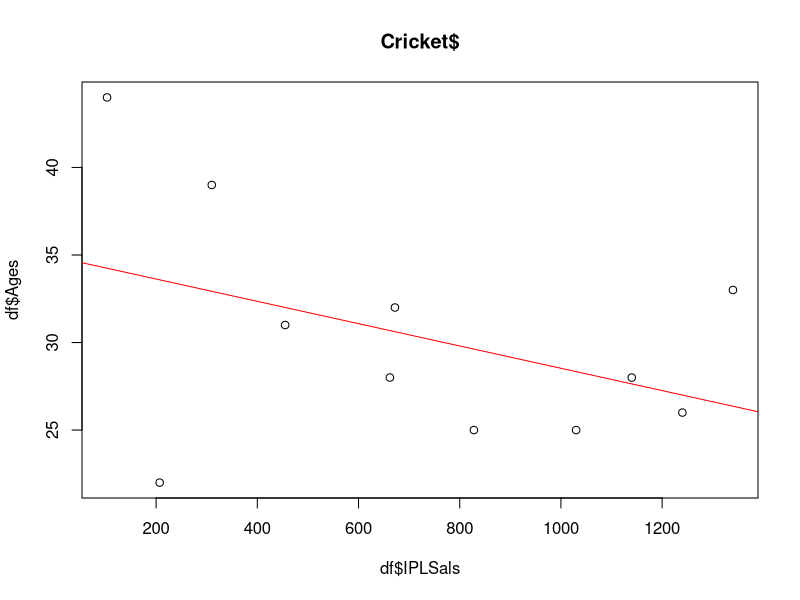

Write R code to recreate this figure. (Note: this script raises an error after producing the figure.)
################################################
#########  Statistics Pratice 
################################################

# create a variable 
scores = c(75, 80, 85)

# Do statistics
scores * 2
mean(scores)     # mean()
median(scores)   # median()
sd(scores)       # sd()

################################################
#########  Build a Data Frame 
################################################

# Build a group of related vectors
Names  =  c("Mike  Hussey",  "Aaron  Finch",  "Brad  Hogg",  "Steve  Smith",
            "George  Bailey",  "Mitchell  Johnson",  "Shaun  Marsh",  
            "Glenn  Maxwel l",  "Pat  Cummins",  "Mitchell  Starc",  "David  Warner")
Ages = c(39,28,44,25,32,33,31,26,22,25,28)
IPLSals = c(310,662,103,828,672,1340,455,1240,207,1030,1140)

# Combine different vectors
df = data.frame(Names, Ages,IPLSals)

# Retrive rows/columns from dataframe
df[1,]      # (row1,columns*)
df[,1]      # (row*,column1)
df[2:3]     # (column2,column3)
df[2:3,]    # (row2,row3)

# Determine statistics
mean(df[,2])
mean(df[,"Ages"])
mean(df$Ages)
var(df[,2]) # run help("var") for explaination
sd(df[,2])

################################################
#########  Display Data in Data Frame 
################################################

# Predict Age
plot(df$Ages ~ df$IPLSals, main = "Cricket$")    # Add a plot    
abline(lm(df$Ages ~ df$IPLSals), col = "red")    # add a line on Plot

fit = lm(df$Ages ~ df$IPLSals)                   # lm() Function to Fit Linear Models
fit

# Predict Salary
fplot(df$IPLSals ~ df$Ages, main = "Cricket$")
abline(lm(df$IPLSals ~ df$Ages), col="red")

fit2 = lm(df$IPLSals ~ df$Ages)                   # lm() Function to Fit Linear Models 
fit2

# explore other plots 
sorted = sort(Ages)
plot(Ages, IPLSals, xlab = "Ages", col = "red" ) 
plot(sorted, IPLSals, xlab = "Ages", col = "green" )
plot(Ages, IPLSals, col = "blue" )
points(sorted, IPLSals, col = "red" )                 # add points to a plot

# explore plot of whole dataframe 
plot(df)